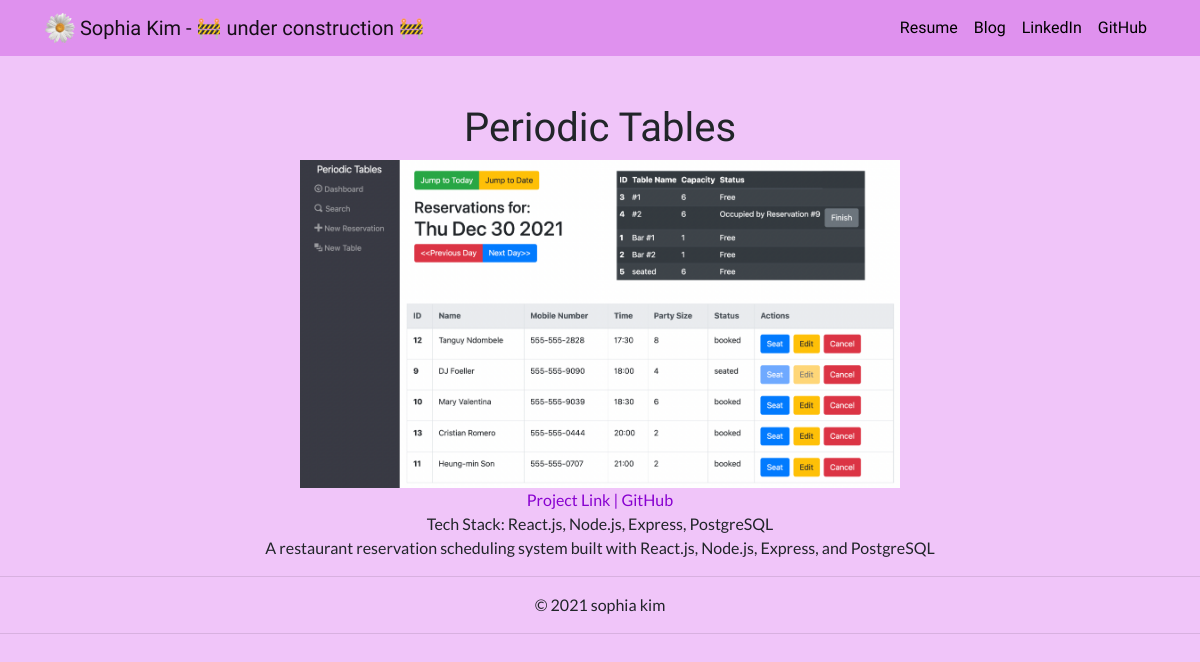
The app's page /projects/1/, older data.
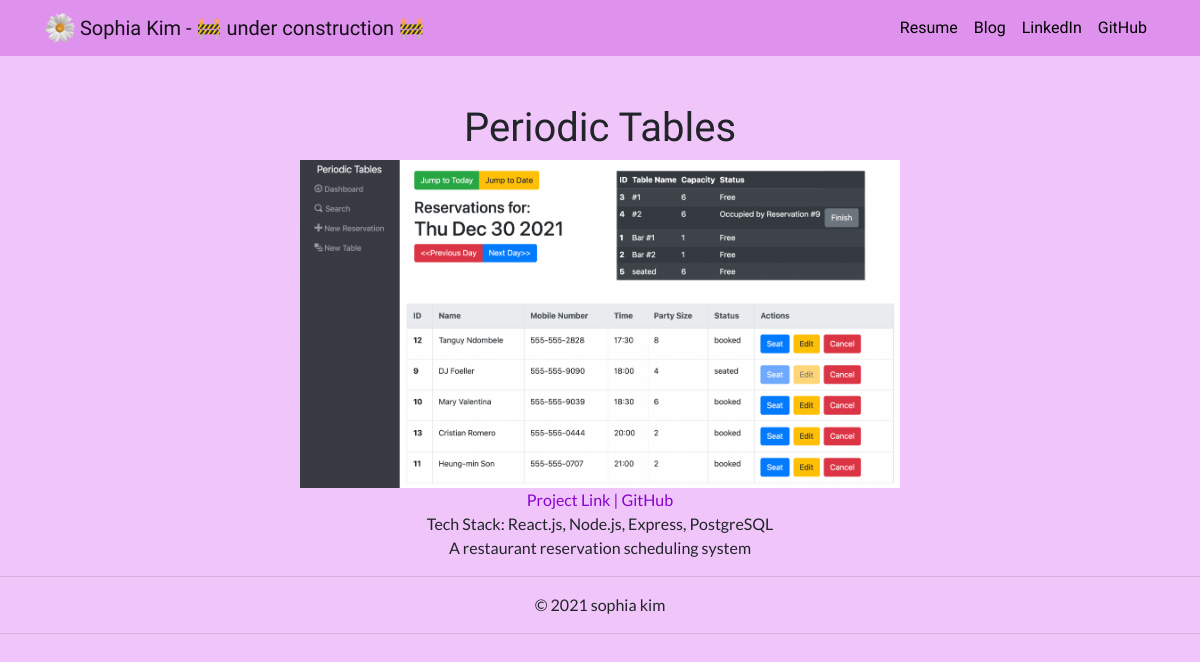
The same page, newer data.
### projects/models.py (models this page shows, shortened)
class Project(models.Model):
  title = models.CharField(max_length=100)
  description = models.CharField(max_length=250)
  stack = models.CharField(max_length=100, blank=True)
  image = models.ImageField(upload_to='projects/images/')
  url = models.URLField(blank=True)
  github = models.URLField(blank=True)

### projects/views.py (the view)
# urls.py: path("<int:pk>/", views.project_detail, name="project_detail"),
def project_detail(request, pk):
  project = get_object_or_404(Project, pk=pk)
  return render(request, 'projects/project_detail.html', {'project': project})

### projects/templates/projects/project_detail.html
{% extends 'projects/base.html' %}
{% block content %}
<h1 class="text-center mt-5" id="section-heading">{{ project.title }}</h1>
<img src="{{ project.image.url }}" width="600">
<br>
{% if project.url %}
  <a href="{{ project.url }}">Project Link</a>
{% else %}
  Project link coming soon
{% endif %}
{% if project.github %}
  <a href="{{ project.github }}">| GitHub </a>
{% else %}
  | GitHub link coming soon
{% endif %}
<br>
Tech Stack: {{ project.stack }}
<br>
{{ project.description|safe }}
{% endblock %}

Row changes from the older to the newer data that the page shows:
changed Project "Periodic Tables": description "A restaurant reservation scheduling system built with React.js, Node.js, Express, and PostgreSQL" → "A restaurant reservation scheduling system"
